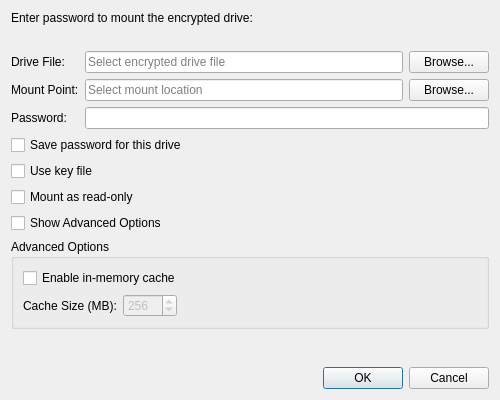
<?xml version="1.0" encoding="UTF-8"?>
<ui version="4.0">
 <class>MountDialog</class>
 <widget class="QDialog" name="MountDialog">
  <property name="geometry">
   <rect>
    <x>0</x>
    <y>0</y>
    <width>500</width>
    <height>400</height>
   </rect>
  </property>
  <property name="windowTitle">
   <string>Mount Encrypted Drive</string>
  </property>
  <layout class="QVBoxLayout" name="verticalLayout">
   <item>
    <widget class="QLabel" name="promptLabel">
     <property name="text">
      <string>Enter password to mount the encrypted drive:</string>
     </property>
    </widget>
   </item>
   <item>
    <widget class="QLabel" name="helpLabel">
     <property name="text">
      <string/>
     </property>
     <property name="wordWrap">
      <bool>true</bool>
     </property>
    </widget>
   </item>
   <item>
    <layout class="QFormLayout" name="formLayout">
     <item row="0" column="0">
      <widget class="QLabel" name="driveLabel">
       <property name="text">
        <string>Drive File:</string>
       </property>
      </widget>
     </item>
     <item row="0" column="1">
      <layout class="QHBoxLayout" name="driveLayout">
       <item>
        <widget class="QLineEdit" name="drivePathEdit">
         <property name="placeholderText">
          <string>Select encrypted drive file</string>
         </property>
        </widget>
       </item>
       <item>
        <widget class="QPushButton" name="browseDriveButton">
         <property name="text">
          <string>Browse...</string>
         </property>
        </widget>
       </item>
      </layout>
     </item>
     <item row="1" column="0">
      <widget class="QLabel" name="mountLabel">
       <property name="text">
        <string>Mount Point:</string>
       </property>
      </widget>
     </item>
     <item row="1" column="1">
      <layout class="QHBoxLayout" name="mountLayout">
       <item>
        <widget class="QLineEdit" name="mountPointEdit">
         <property name="placeholderText">
          <string>Select mount location</string>
         </property>
        </widget>
       </item>
       <item>
        <widget class="QPushButton" name="browseMountButton">
         <property name="text">
          <string>Browse...</string>
         </property>
        </widget>
       </item>
      </layout>
     </item>
     <item row="2" column="0">
      <widget class="QLabel" name="passwordLabel">
       <property name="text">
        <string>Password:</string>
       </property>
      </widget>
     </item>
     <item row="2" column="1">
      <widget class="QLineEdit" name="passwordEdit">
       <property name="echoMode">
        <enum>QLineEdit::Password</enum>
       </property>
      </widget>
     </item>
    </layout>
   </item>
   <item>
    <widget class="QCheckBox" name="savePasswordCheckBox">
     <property name="text">
      <string>Save password for this drive</string>
     </property>
    </widget>
   </item>
   <item>
    <widget class="QCheckBox" name="keyFileCheckBox">
     <property name="text">
      <string>Use key file</string>
     </property>
    </widget>
   </item>
   <item>
    <widget class="QCheckBox" name="readOnlyCheckBox">
     <property name="text">
      <string>Mount as read-only</string>
     </property>
    </widget>
   </item>
   <item>
    <widget class="QCheckBox" name="advancedCheckBox">
     <property name="text">
      <string>Show Advanced Options</string>
     </property>
    </widget>
   </item>
   <item>
    <widget class="QGroupBox" name="advancedGroupBox">
     <property name="title">
      <string>Advanced Options</string>
     </property>
     <property name="visible">
      <bool>false</bool>
     </property>
     <layout class="QVBoxLayout" name="advancedLayout">
      <item>
       <widget class="QCheckBox" name="cacheCheckBox">
        <property name="text">
         <string>Enable in-memory cache</string>
        </property>
       </widget>
      </item>
      <item>
       <layout class="QHBoxLayout" name="cacheSizeLayout">
        <item>
         <widget class="QLabel" name="cacheSizeLabel">
          <property name="text">
           <string>Cache Size (MB):</string>
          </property>
         </widget>
        </item>
        <item>
         <widget class="QSpinBox" name="cacheSizeSpinBox">
          <property name="enabled">
           <bool>false</bool>
          </property>
          <property name="minimum">
           <number>32</number>
          </property>
          <property name="maximum">
           <number>4096</number>
          </property>
          <property name="value">
           <number>256</number>
          </property>
         </widget>
        </item>
        <item>
         <spacer name="horizontalSpacer">
          <property name="orientation">
           <enum>Qt::Horizontal</enum>
          </property>
          <property name="sizeHint" stdset="0">
           <size>
            <width>40</width>
            <height>20</height>
           </size>
          </property>
         </spacer>
        </item>
       </layout>
      </item>
     </layout>
    </widget>
   </item>
   <item>
    <spacer name="verticalSpacer">
     <property name="orientation">
      <enum>Qt::Vertical</enum>
     </property>
     <property name="sizeHint" stdset="0">
      <size>
       <width>20</width>
       <height>40</height>
      </size>
     </property>
    </spacer>
   </item>
   <item>
    <widget class="QDialogButtonBox" name="buttonBox">
     <property name="orientation">
      <enum>Qt::Horizontal</enum>
     </property>
     <property name="standardButtons">
      <set>QDialogButtonBox::Cancel|QDialogButtonBox::Ok</set>
     </property>
    </widget>
   </item>
  </layout>
 </widget>
 <resources/>
 <connections>
  <connection>
   <sender>buttonBox</sender>
   <signal>accepted()</signal>
   <receiver>MountDialog</receiver>
   <slot>accept()</slot>
  </connection>
  <connection>
   <sender>buttonBox</sender>
   <signal>rejected()</signal>
   <receiver>MountDialog</receiver>
   <slot>reject()</slot>
  </connection>
  <connection>
   <sender>cacheCheckBox</sender>
   <signal>toggled(bool)</signal>
   <receiver>cacheSizeSpinBox</receiver>
   <slot>setEnabled(bool)</slot>
  </connection>
  <connection>
   <sender>advancedCheckBox</sender>
   <signal>toggled(bool)</signal>
   <receiver>advancedGroupBox</receiver>
   <slot>setVisible(bool)</slot>
  </connection>
 </connections>
</ui>
